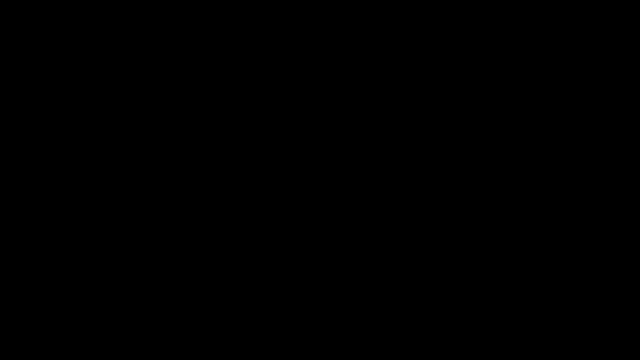
Frame 1 (no input)
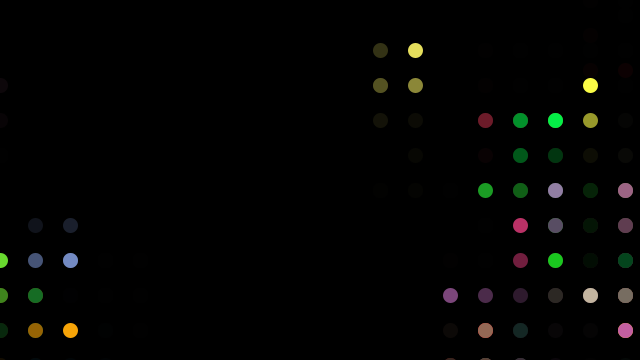
Frame 60 (the mouse pressed at the canvas centre just before this capture)
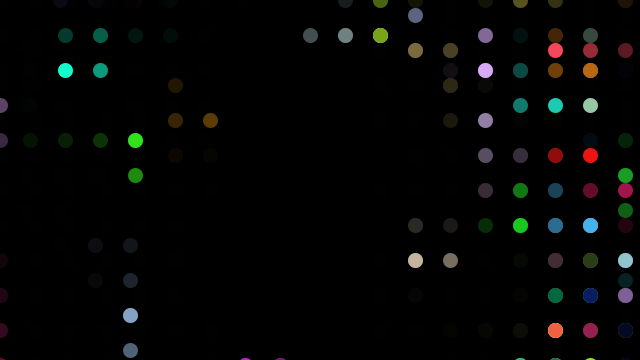
Frame 120 (the mouse held since frame 60 and released just before this capture)

The Processing sketch that drew these frames (run headless with seeded random() and noise(); from frame 60 on, the mouse is pressed at the canvas centre):

// Processing sketch: processing_111741
// ── processing_111741.pde

RandomWalker[] walkerKiste;
void setup() {
  size(640, 360);
  background(0);
  strokeWeight(15);
  frameRate(100);
  walkerKiste = new RandomWalker[200];
  for (int i=0; i < 200; i++) {
    walkerKiste[i] = new RandomWalker(random(255), random(255), random(255));
  }
}

void draw() {
  noStroke();
  fill(0, 0, 0, 100);
  rect(0, 0, 1200, 800);
  for (int i=0; i<200; i++) {
    walkerKiste[i].step();
  }
}

class RandomWalker {
  float x = 800;
  float y = 400;
  float r = 0;
  float red = random(0, 255);
  float green = random(0, 255);
  float blue = random (0, 255);

  RandomWalker(float rd, float grn, float bl) {
    red = rd;
    green = grn;
    blue = bl;
  }  

  void step() { 
    stroke(red, blue, green);
    point(x, y);
    r=random(4);

    if (r<=1) {
      x = x+35;
    }
    else if (r<=2) {
      x = x-35;
    }
    else if (r<=3) {
      y = y+35;
    }

    else {
      y = y-35;
    }

    if (x>1100) {
      x=0;
    }

    if (x<0) {
      x=800;
    }
    if (y>800) {
      y=0;
    }
    if (y<0) {
      y=800;
    }
  
  if (dist(mouseX, mouseY, x, y)<100){
    x = x - mouseX;
    y = y - mouseY;
  }
  }
}
